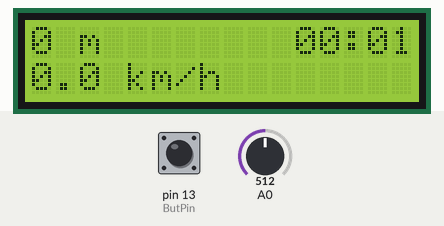
This sketch was run on a simulated Arduino Uno, built with avr-gcc and run on an emulated ATmega328P. Parts: 16×2 character LCD. The test bench sets the inputs (shaded band); at power-on: pin 13 (ButPin) HIGH, A0 = 512. EEPROM starts erased.

Above: at 1.3 s.
1.4 s: pin 13 (ButPin) pulled LOW for 0.15 s
At 3.1 s:
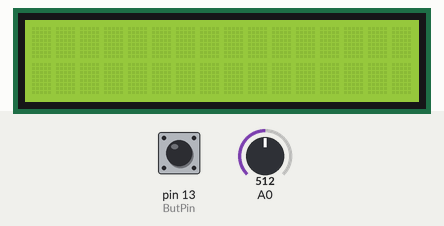
4.0 s: A0 set to 527
5.5 s: A0 set to 555
At 5.81 s:
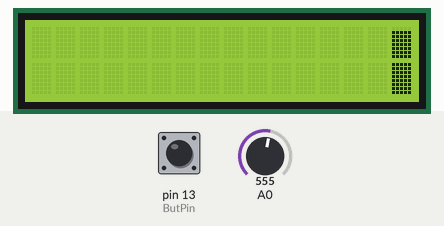
8.5 s: pin 13 (ButPin) pulled LOW for 0.15 s
At 10.7 s:
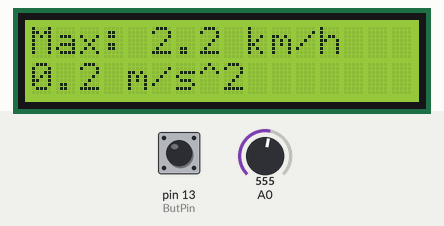
11.0 s: pin 13 (ButPin) pulled LOW for 0.15 s
At 13.1 s:
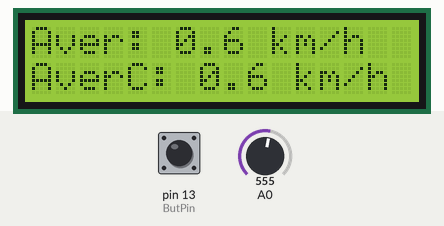
Timing chart, 0 to 14.6 s (numbered marks = the images above; inputs shaded):
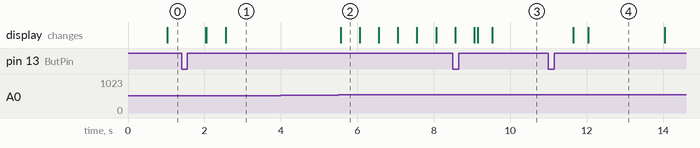

The sketch:

Speedometr.ino
```cpp
/* Bike Computer based on Arduino and Hall Sensor
 * Сomponents: Analog Hall Sensor & Magnet, Arduino UNO/Nano, button, LCD display I2C 16x02
 * Home page: https://github.com/astrosander/arduino-speedometer
 * Made with 💖 by astrosander
 */

#define NumMode 8 //number of modes
#define ButPin 13 //pin of the Button
#define CalibrationValue 539 //depends on the location of magnet relatively to Hall Sensor
#define RestTime 4000 //the time after which the bicycle is considered to have stopped (in milliseconds)
#define SleepTime 30000 //time after which the backlight switches off (in milliseconds)
const float len = 2.125; //length of the wheel


#include <LiquidCrystal_I2C.h>
#include <EncButton.h>
#include <GyverTimer.h>
#include <EEPROM.h>

EncButton<EB_TICK, ButPin> enc;
LiquidCrystal_I2C lcd(0x27,16,2);  // set the LCD address to 0x27 for a 16 chars and 2 line display

GTimer_ms myTimer(500);
GTimer_ms BackUp((long)3*3750);
GTimer_ms OneMinPlot((long)1*3750);
GTimer_ms FifteenMinPlot((long)15*3750);

bool SpeedFormat, f, CurrentBright=1;
byte mode = 0;
int Secondly[16], OneMin[16], ThreeMin[16], FifteenMin[16], mean;
unsigned long num, numC, TimeDur, lastturn, delta=0;
float vel, Acceleration, MaxSpeed, MaxAcceleration=-99999;


struct Data {
  unsigned long num = 0;
  unsigned long numC = 0;
  unsigned long TimeDur = 0;
  float MaxSpeed = 0;
  float MaxAcceleration = 0;
  bool SpeedFormat = 0;
};

Data data;

void setup()
{
  Serial.begin(115200);
  pinMode(A0, INPUT);
  enc.setStepTimeout(500);

  lcd.init();
  lcd.backlight();
  initPlot();
  EEPROMInit();

  mean = analogRead(A0);

  DrawDisplay();
}

void loop()
{
  delta = millis() - lastturn;

  ButtonTick();
  SpeedometerTick();
  plotTick();

  //cheecking of timers
  if (myTimer.isReady()) DrawDisplay();
  if (BackUp.isReady() && delta < 4000) BackUP();
}

void RefreshPloat(int *plot_array){
  for (byte i = 0; i < 15; i++) plot_array[i] = plot_array[i + 1];
  plot_array[15] = vel*100;
}
```

Button.ino
```cpp
void(* resetFunc) (void) = 0;

void ButtonTick(){
  enc.tick();

  if (enc.held()) {lcd.clear();mode = 0;}

  if(!enc.hasClicks()) return;

  lastturn = millis();
  lcd.setBacklight(HIGH);
  if(delta > SleepTime) return;

  if(enc.clicks == 1){
    lcd.clear();
    mode = (mode + 1) % NumMode;
  }

  if(enc.clicks == 2){
    lcd.clear();
    mode = (mode + NumMode - 1) % NumMode;
  }

  if(enc.clicks == 3) SpeedFormat = !SpeedFormat;

  if(enc.clicks == 4) {
    MaxAcceleration = 0;
    MaxSpeed = 0;
  }
  if(enc.clicks >= 6) {
    BackReset();
    resetFunc();
  }
}
```

DrawDisplay.ino
```cpp
void DrawDisplay(){
  float dist = num*len;
  RefreshPloat(Secondly);
  MaxSpeed = max(MaxSpeed, vel);
  MaxAcceleration = max(MaxAcceleration, Acceleration);

  if(mode == 0){
    long AllWay = dist;
    String distance = "";
    String CurTime = TimeFormat(millis() + TimeDur, 0);

    if(AllWay < 1000) distance = String(AllWay) + " m";
    else distance = String(AllWay / 1000) + "," + String(AllWay % 1000) + " m";

    int dif = max(16 - CurTime.length() - distance.length(), 0);

    while(dif--) distance+=" ";
    distance += CurTime;

    lcd.setCursor(0,0);
    lcd.print(distance);

    lcd.setCursor(0,1);
    lcd.print(CheckSpeed(vel));

//   Serial.println(CheckSpeed(vel));
  }
  else if(mode == 1) drawPlot(0, 1, 16, 2, (int*)Secondly);

  else if(mode == 2){
    lcd.setCursor(0,0);
    lcd.print("Max: " + CheckSpeed(MaxSpeed));

    lcd.setCursor(0,1);
    lcd.print(FToStr(MaxAcceleration) + " m/s^2");
    lcd.print("   ");
  }

  else if(mode == 3){
    lcd.setCursor(0,0);
    float Aver = dist / (millis() + TimeDur)*1000;
    lcd.print("Aver: " + CheckSpeed(Aver));

    lcd.setCursor(0,1);
    float AverC = numC*len / (millis() + TimeDur)*1000;
    lcd.print("AverC: " + CheckSpeed(AverC));
  }

  else if(mode == 4){
    lcd.setCursor(0,0);
    lcd.print(TimeFormat(millis(), 1));

    lcd.setCursor(0,1);
    lcd.print(TimeFormat(millis() + TimeDur, 1));
  }
  else if(mode == 5) drawPlot(0, 1, 16, 2, (int*)OneMin);
  else if(mode == 6) drawPlot(0, 1, 16, 2, (int*)ThreeMin);
  else if(mode == 7) drawPlot(0, 1, 16, 2, (int*)FifteenMin);
}
```

DrawPlot.ino
```cpp
void plotTick(){
  if(OneMinPlot.isReady()) RefreshPloat(FifteenMin);
  if(FifteenMinPlot.isReady()) RefreshPloat(OneMin);
}

void drawPlot(byte pos, byte row, byte width, byte height, int *plot_array) {

  int max_val = -32000;
  int min_val = 0;
  for (byte i = 0; i < width; i++) max_val = max(max_val, plot_array[i]);

  max_val = max_val*1.05;


  for (byte i = 0; i < width; i++) { // each column of parameters
    int fill_val = plot_array[i];
    fill_val = constrain(fill_val, min_val, max_val);
    byte infill, fract;
    // find the number of integer blocks considering the minimum and maximum to be displayed on the chart
    if (plot_array[i] > min_val)
      infill = floor((float)(plot_array[i] - min_val) / (max_val - min_val) * height * 10);
    else infill = 0;
    fract = (float)(infill % 10) * 8 / 10; // find the number of remaining strips
    infill = infill / 10;

    for (byte n = 0; n < height; n++) { // for all lines of the chart
      if (n < infill && infill > 0) { // while we are below the level
        lcd.setCursor(i, (row - n)); // fill with full cells
        lcd.write(0);
      }
      if (n >= infill) { // if we have reached the level
        lcd.setCursor(i, (row - n));
        if (fract > 0) lcd.write(fract); // fill fractional cells
        else lcd.write(16); // if fractional == 0, fill the empty one
        for (byte k = n + 1; k < height; k++) { // fill everything on top with empty ones
          lcd.setCursor(i, (row - k));
          lcd.write(16);
        }
        break;
      }
    }
  }
}

void initPlot() {
  byte row8[8] = {0b11111,  0b11111,  0b11111,  0b11111,  0b11111,  0b11111,  0b11111,  0b11111};
  byte row7[8] = {0b00000,  0b11111,  0b11111,  0b11111,  0b11111,  0b11111,  0b11111,  0b11111};
  byte row6[8] = {0b00000,  0b00000,  0b11111,  0b11111,  0b11111,  0b11111,  0b11111,  0b11111};
  byte row5[8] = {0b00000,  0b00000,  0b00000,  0b11111,  0b11111,  0b11111,  0b11111,  0b11111};
  byte row4[8] = {0b00000,  0b00000,  0b00000,  0b00000,  0b11111,  0b11111,  0b11111,  0b11111};
  byte row3[8] = {0b00000,  0b00000,  0b00000,  0b00000,  0b00000,  0b11111,  0b11111,  0b11111};
  byte row2[8] = {0b00000,  0b00000,  0b00000,  0b00000,  0b00000,  0b00000,  0b11111,  0b11111};
  byte row1[8] = {0b00000,  0b00000,  0b00000,  0b00000,  0b00000,  0b00000,  0b00000,  0b11111};
  lcd.createChar(0, row8);
  lcd.createChar(1, row1);
  lcd.createChar(2, row2);
  lcd.createChar(3, row3);
  lcd.createChar(4, row4);
  lcd.createChar(5, row5);
  lcd.createChar(6, row6);
  lcd.createChar(7, row7);
}
```

EERPROM.ino
```cpp
void EEPROMInit(){
  EEPROM.get(0, data);
  if(data.num < 4294967290){ //for first time
    num =  data.num;
    numC = data.numC;
    TimeDur = data.TimeDur;
    MaxSpeed = data.MaxSpeed;
    MaxAcceleration = data.MaxAcceleration;
    SpeedFormat = data.SpeedFormat;
  }
}

void BackUP(){
  RefreshPloat(ThreeMin);

  data.num = num;
  data.numC = numC;
  data.TimeDur = TimeDur + millis();
  data.MaxSpeed = MaxSpeed;
  data.MaxAcceleration = MaxAcceleration;
  data.SpeedFormat = SpeedFormat;
  EEPROM.put(0, data);
}

void BackReset(){
  data.num = 4294967292;
  EEPROM.put(0, data);
}
```

UtilityFunctions.ino
```cpp
void SpeedometerTick(){
  int val = analogRead(A0);

  if(val >= CalibrationValue){
    lcd.setBacklight(HIGH);
    lastturn = millis();

    if(f) return;
    if(delta < 70) return; //For stability

    float PrevVel = vel;
    vel = len / (delta) * 1000;
    Acceleration = (vel - PrevVel) / delta * 1000;
    f = 1;

    if(abs(Acceleration) > 45) {vel = PrevVel; return;} //Unless you're an astronaut

    num++;

    if(delta < RestTime) numC++;
  }
  else
  {
    if(delta > RestTime) {//it's time to sleep
      lcd.setBacklight((delta <= SleepTime) ? HIGH: LOW);

      vel = 0;
    }
    else lcd.setBacklight(HIGH);
    f=0;
  }
}

//void ChangeBright(bool Status){
//  if(Status) lcd.setBacklight(HIGH);
//  else{
//
//  }
//  lcd.setBacklight(Status ? HIGH: LOW);
//}

String FToStr(float num){
  char bufferi[10];

  if(num < 10) dtostrf(num, 3, 1, bufferi);
  else dtostrf(num, 4, 1, bufferi);

  return String(bufferi);
}

String CheckSpeed(float str){
  if(SpeedFormat) return FToStr(str) + " m/s     ";
  else return FToStr(str*3.6) + " km/h     ";
}

String TimeFormat(unsigned long Time, bool ModeF){
    int seconds = (Time / 1000) % 60;
    int minutes = (Time / 60000) % 60;
    int hours = Time / 3600000;

    String ans = "";

    if(!ModeF)
    {
      if(hours){
        if (hours < 10) ans += "0";
        ans += String(hours) + ":";
        if (minutes < 10) ans += "0";
        ans += String(minutes);
      }
      else{
        if (minutes < 10) ans += "0";
        ans += String(minutes) + ":";
        if (seconds < 10) ans += "0";
        ans+=String(seconds);
      }
      return ans;
    }

    if (hours < 10) ans += "0";
    ans += String(hours) + ":";
    if (minutes < 10) ans += "0";
    ans += String(minutes) + ":";
    if (seconds < 10) ans += "0";
    ans+=String(seconds);

    return ans;
}
```

Measured:
- the behaviour switches between 538 and 539 on A0 (found by bisection; images 1 and 2)
- after the input at 1.4 s, the display: first differs from a run without the input after 0.65 s (image 1 shows a later state)
- after the input at 4.0 s, every drawn part: stays the same
- after the input at 5.5 s, the display: changes after 0.06 s (image 2)
- after the input at 8.5 s, the display: first differs from a run without the input after 0.65 s (image 3 shows a later state)
- after the input at 11.0 s, the display: first changes after 0.66 s (image 4 shows a later state)
- what the display in image 2 shows lasts 0.5 s, from 5.6 s to 6.1 s
